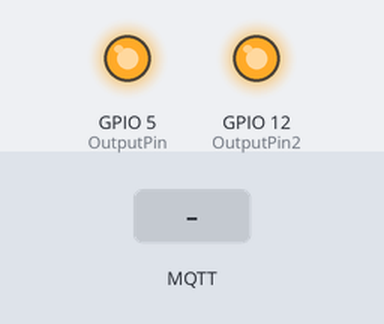
A sketch run on a simulated ESP8266 (NodeMCU). Shown: output pins drawn as LEDs (lit = HIGH). The test bench sets the inputs (shaded band). WiFi joins after 1.5 s; servers stay silent unless stated; random numbers use the default seed unless the sketch sets one; no MQTT or app messages arrive unless stated; what the sketch prints to the serial monitor is not drawn.

Above: at 2.7 s.
2.8 s: MQTT message "on LED" arrives on the first subscribed topic
At 3.4 s:
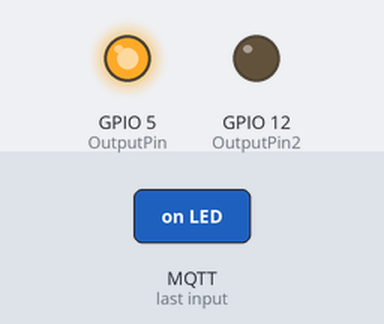
4.3 s: MQTT message "on Heiz" arrives on the second subscribed topic
At 4.6 s:
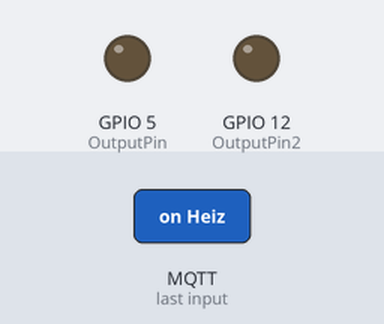
5.8 s: MQTT message "off LED" arrives on the first subscribed topic
At 7.0 s:
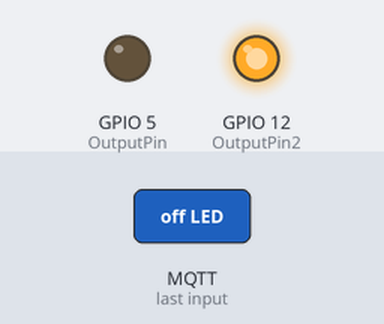
Timing chart, 0 to 8.8 s (numbered marks = the images above; inputs shaded):
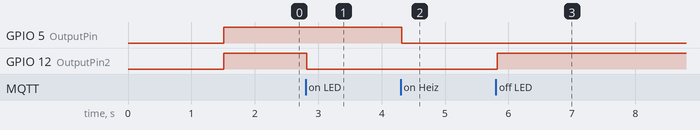

The sketch:

MQTT_Out_Relais.ino
```cpp
#include <ESP8266WiFi.h>
#include <PubSubClient.h>
#include <Wire.h>


#define wifi_ssid "WGBums"
#define wifi_password "Kartoffelbrei1337"

#define mqtt_server "192.168.0.59"


WiFiClient espClient;
PubSubClient client(espClient);

bool status;
const int OutputPin = 5;  // der Output Pin wo das Relais angehängt ist
const int OutputPin2 =  12;
 void setup() {
  Serial.begin(9600);
  setup_wifi();
  client.setServer(mqtt_server, 1883);
  client.setCallback(callback);
  pinMode(OutputPin, OUTPUT);
  digitalWrite(OutputPin, HIGH);
  pinMode(OutputPin2, OUTPUT);
  digitalWrite(OutputPin2, HIGH);
 }

  void reconnect() {
  // Loop until we're reconnected
  while (!client.connected()) {
    Serial.print("Attempting MQTT connection...");
    // Create a random client ID
    String clientId= "ESP8266-";
    clientId += String(random(0xffff), HEX);
    // Attempt to connect
    if (client.connect(clientId.c_str()))  {
      Serial.println("connected");
      // Once connected, publish an announcement...

      // ... and resubscribe
      client.subscribe("esp3/Heiz");
        client.subscribe("esp3/LED");

    } else {
        Serial.print("failed, rc=");
        Serial.print(client.state());
        Serial.println(" try again in 5 seconds");
        // Wait 5 seconds before retrying
        delay(5000);
      }
   }
}

 void loop() {
  if (!client.connected()) {
    reconnect();
  }
  client.loop();
 }

 void setup_wifi() {
  delay(10);
  // We start by connecting to a WiFi network
  Serial.println();
  Serial.print("Connecting to ");
  Serial.println(wifi_ssid);
  WiFi.begin(wifi_ssid, wifi_password);
  while (WiFi.status() != WL_CONNECTED) {
   Serial.print(".");
   delay(500);
  }
  Serial.println("");
  Serial.println("WiFi connected");
  Serial.println("IP address: ");
  Serial.println(WiFi.localIP());
 }
  void callback(char* topic, byte* message, unsigned int length) {
  Serial.print("Message arrived on topic: ");
  Serial.print(topic);
  Serial.print(". Message: ");
  String messageTemp;

  for (int i = 0; i < length; i++) {
    Serial.print((char)message[i]);
    messageTemp += (char)message[i];
  }
  Serial.println();

 client.subscribe ("esp3/Heiz");
 client.subscribe ("esp3/LED");

  if (strcmp(topic,"esp3/Heiz")) {
    Serial.print("Changing output to ");
    if(messageTemp == "on Heiz"){

      Serial.println("on Heiz");
      digitalWrite(OutputPin, LOW);   //Invertiertes Signal

      delay(200);
    }
    else if(messageTemp == "off Heiz"){

      Serial.println("off");
      digitalWrite(OutputPin, HIGH);

      delay(200);
    }


  }

 if (strcmp(topic,"esp3/LED")) {
    Serial.print("Changing output to ");
    if(messageTemp == "on LED"){

      Serial.println("on LED");
      digitalWrite(OutputPin2, LOW);   //Invertiertes Signal

      delay(200);
    }
    else if(messageTemp == "off LED"){

      Serial.println("off LED");
      digitalWrite(OutputPin2, HIGH);

      delay(200);
    }


  }


  }
```

Measured:
- after the input at 2.8 s, GPIO 12 (OutputPin2): HIGH → LOW at once
- after the input at 4.3 s, GPIO 5 (OutputPin): HIGH → LOW at once
- after the input at 5.8 s, GPIO 12 (OutputPin2): LOW → HIGH at once
